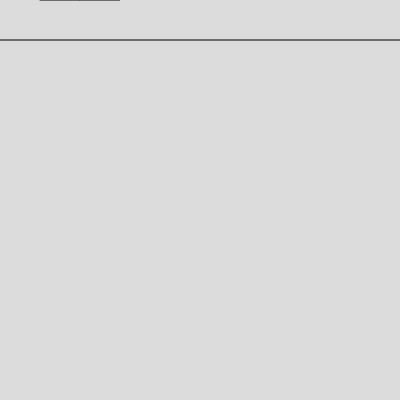
Frame 1 (no input)
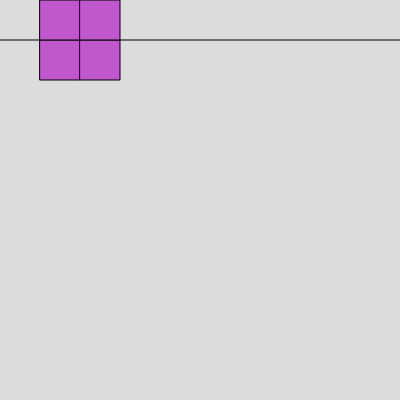
Frame 60 (no input)
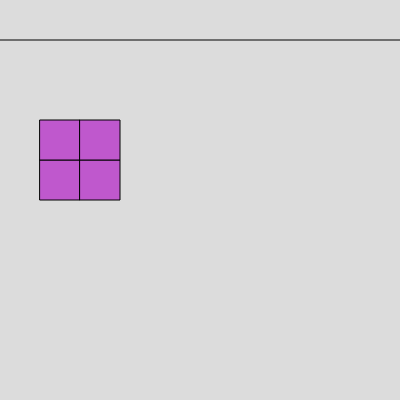
Frame 120 (the mouse pressed at the canvas centre since frame 60)

The p5.js sketch that drew these frames (run headless with seeded random() and noise() and a simulated clock; from frame 60 on, the mouse is pressed at the canvas centre):

// p5.js sketch
// ── sketch.js
let sectionsSize, counter, seconds, game, sentinel, numOfSections, timeShift, dir = 0;

function setup() {
  createCanvas(400, 400);
  numOfSections = 10;
  sectionsSize = width / numOfSections;
  timeShift = 20;
  reset();
}

function draw() {
  background(220);
  line(0,sectionsSize,width,sectionsSize);
  if (seconds >= timeShift) {
    seconds = 0;
    game.move(dir);
    if (game.checkFinish()) {
      alert("You Win");
      reset();
    }
  }
  game.show();
  seconds++;
}

function reset() {
  game = new Game();
  counter = 0;
  seconds = 0;
}

function keyPressed() {
  if (keyCode === LEFT_ARROW) {
    dir = -1;
  } else if (keyCode === RIGHT_ARROW) {
    dir = +1;
  }
}
// ── block.js
class Block {
    constructor(x, y) {
        this.x = x;
        this.y = y;
    }
    show() {
        square(this.x, this.y, sectionsSize);
    }
    move(thisDir) {
        this.y += sectionsSize;
        this.x += (thisDir*sectionsSize);
        return this.y;
    }
}
// ── game.js
class Game {
    constructor() {
        this.tetra = this.generateTetra();
        this.field = [];
        this.tmp;
        this.fieldIterator;
        this.fieldBlocksIterator;
        this.tetraBlocksIterator;
        this.i;
    }
    move(thisDir) {
        if (this.tetra.move(thisDir) || this.checkOverlap()) {
            this.field.push((Object.assign(new Tetra(), this.tetra)));
            this.tetra = this.generateTetra();
            sentinel = false;
        }
        dir = 0;
    }
    show() {
        this.tetra.show();
        for (this.i = 0; this.i < this.field.length; this.i++) {
            this.field[this.i].show();
        }
    }
    generateTetra() {
        this.shape = random(['I', 'L', 'W', 'Q', 'S']);
        switch (this.shape) {
            case 'I':
                this.tmp = floor(random(numOfSections - 3));
                return new Tetra([new Block(this.tmp * (width / numOfSections), -sectionsSize), new Block(this.tmp * (width / numOfSections) + sectionsSize, -sectionsSize), new Block(this.tmp * (width / numOfSections) + 2 * sectionsSize, -sectionsSize), new Block(this.tmp * (width / numOfSections) + 3 * sectionsSize, -sectionsSize)]);
            case 'L':
                this.tmp = floor(random(numOfSections - 2));
                return new Tetra([new Block(this.tmp * (width / numOfSections), -sectionsSize), new Block(this.tmp * (width / numOfSections) + sectionsSize, -sectionsSize), new Block(this.tmp * (width / numOfSections) + 2 * sectionsSize, -sectionsSize), new Block(this.tmp * (width / numOfSections), -2 * sectionsSize)]);
            case 'W':
                this.tmp = floor(random(numOfSections - 2));
                return new Tetra([new Block(this.tmp * (width / numOfSections), -sectionsSize), new Block(this.tmp * (width / numOfSections) + sectionsSize, -sectionsSize), new Block(this.tmp * (width / numOfSections) + 2 * sectionsSize, -sectionsSize), new Block(this.tmp * (width / numOfSections) + sectionsSize, -2 * sectionsSize)]);
            case 'Q':
                this.tmp = floor(random(numOfSections - 1));
                return new Tetra([new Block(this.tmp * (width / numOfSections), -sectionsSize), new Block(this.tmp * (width / numOfSections) + sectionsSize, -sectionsSize), new Block(this.tmp * (width / numOfSections), -2*sectionsSize), new Block(this.tmp * (width / numOfSections) + sectionsSize, -2*sectionsSize)]);
            case 'S':
                this.tmp = floor(random(numOfSections - 2));
                return new Tetra([new Block(this.tmp * (width / numOfSections), -sectionsSize), new Block(this.tmp * (width / numOfSections) + sectionsSize, -sectionsSize), new Block(this.tmp * (width / numOfSections) + sectionsSize, -2*sectionsSize), new Block(this.tmp * (width / numOfSections) + 2*sectionsSize, -72 * sectionsSize)]);
            default:
                Console.log('Error');
        }
    }
    checkOverlap() {
        for (this.tetraBlocksIterator = 0; this.tetraBlocksIterator < this.tetra.blocks.length; this.tetraBlocksIterator++) {
            for (this.fieldIterator = 0; this.fieldIterator < this.field.length; this.fieldIterator++) {
                for (this.fieldBlocksIterator = 0; this.fieldBlocksIterator < this.field[this.fieldIterator].blocks.length; this.fieldBlocksIterator++) {
                    if (this.tetra.blocks[this.tetraBlocksIterator].x == this.field[this.fieldIterator].blocks[this.fieldBlocksIterator].x && this.tetra.blocks[this.tetraBlocksIterator].y + sectionsSize == this.field[this.fieldIterator].blocks[this.fieldBlocksIterator].y) {
                        return true;
                    }
                }
            }
        }
        return false;
    }
    checkFinish() {
        for (this.fieldIterator = 0; this.fieldIterator < this.field.length; this.fieldIterator++) {
            for (this.fieldBlocksIterator = 0; this.fieldBlocksIterator < this.field[this.fieldIterator].blocks.length; this.fieldBlocksIterator++) {
                if (this.field[this.fieldIterator].blocks[this.fieldBlocksIterator].y == 0) {
                    return true;
                }
            }
        }
        return false;
    }
}
// ── tetra.js
class Tetra {
    constructor(blocks) {
        this.blocks = blocks;
        this.color = this.randomColor();
        this.tmp;
        this.i;
    }
    show() {
        for (this.i = 0; this.i < this.blocks.length; this.i++) {
            fill(this.color);
            this.blocks[this.i].show();
        }
    }
    move(thisDir) {
        for (this.i = 0; this.i < this.blocks.length; this.i++) {
            this.tmp = this.blocks[this.i].move(thisDir);
            if (this.tmp + sectionsSize >= height) {
                sentinel = true;
            }
        }
        return sentinel;
    }
    randomColor() {
        return color(random(255), random(255), random(255));
    }
}
